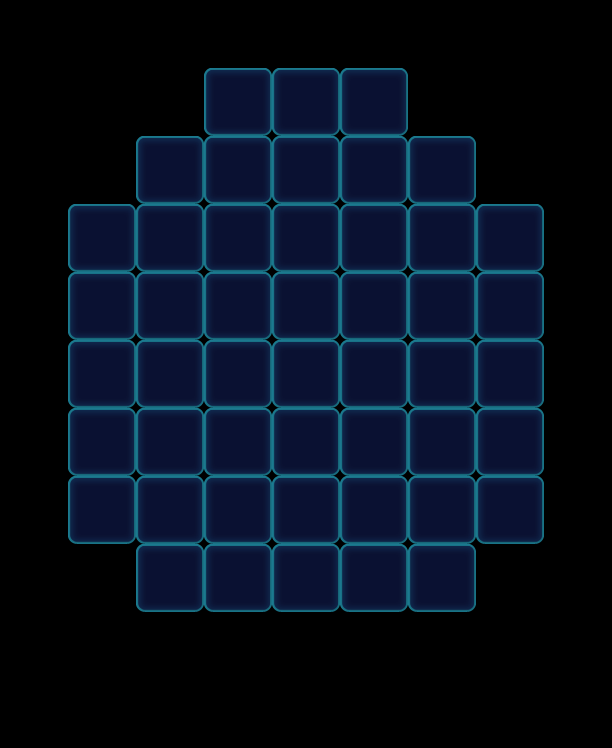

Below is a game level as drawn by its tile map, then a one-line description and the .tmx that defines it (tile-layer data replaced by summaries):
An orthogonal 9x11 tile map with 68x68 px tiles, 1 tile layer (Valid), 2 tilesets and 44 objects (37x Floor, 7x Factory_Normal).

<map version="1.0" orientation="orthogonal" width="9" height="11" tilewidth="68" tileheight="68">
 <tileset firstgid="1" name="game_grid1" tilewidth="68" tileheight="68">
  <image source="game_grid1.png" width="68" height="68" />
 </tileset>
 <tileset firstgid="2" name="map" tilewidth="68" tileheight="68">
  <image source="map.png" width="1024" height="1024" />
 </tileset>
 <layer name="Valid" width="9" height="11">
  <data>[99 cells, 48 non-empty, 1 distinct tile ids]</data>
 </layer>
 <objectgroup name="BottomObj" width="9" height="11">
  <object type="Floor" gid="33" x="136" y="408">
   <properties>
    <property name="Layers" value="2" />
   </properties>
  </object>
  <object type="Floor" gid="33" x="204" y="204">
   <properties>
    <property name="Layers" value="2" />
   </properties>
  </object>
  <object type="Floor" gid="33" x="272" y="340">
   <properties>
    <property name="Layers" value="2" />
   </properties>
  </object>
  <object type="Floor" gid="33" x="204" y="408">
   <properties>
    <property name="Layers" value="2" />
   </properties>
  </object>
  <object type="Floor" gid="33" x="272" y="408">
   <properties>
    <property name="Layers" value="2" />
   </properties>
  </object>
  <object type="Floor" gid="33" x="272" y="476">
   <properties>
    <property name="Layers" value="2" />
   </properties>
  </object>
  <object type="Floor" gid="33" x="272" y="204">
   <properties>
    <property name="Layers" value="2" />
   </properties>
  </object>
  <object type="Floor" gid="33" x="340" y="204">
   <properties>
    <property name="Layers" value="2" />
   </properties>
  </object>
  <object type="Floor" gid="33" x="272" y="272">
   <properties>
    <property name="Layers" value="2" />
   </properties>
  </object>
  <object name="6546" type="Floor" gid="32" x="340" y="476">
   <properties>
    <property name="Layers" value="1" />
   </properties>
  </object>
  <object name="6546" type="Floor" gid="32" x="204" y="476">
   <properties>
    <property name="Layers" value="1" />
   </properties>
  </object>
  <object name="6546" type="Floor" gid="32" x="340" y="340">
   <properties>
    <property name="Layers" value="1" />
   </properties>
  </object>
  <object name="6546" type="Floor" gid="32" x="204" y="340">
   <properties>
    <property name="Layers" value="1" />
   </properties>
  </object>
  <object type="Floor" gid="33" x="68" y="340">
   <properties>
    <property name="Layers" value="2" />
   </properties>
  </object>
  <object type="Floor" gid="33" x="68" y="408">
   <properties>
    <property name="Layers" value="2" />
   </properties>
  </object>
  <object type="Floor" gid="33" x="68" y="476">
   <properties>
    <property name="Layers" value="2" />
   </properties>
  </object>
  <object type="Floor" gid="33" x="408" y="272">
   <properties>
    <property name="Layers" value="2" />
   </properties>
  </object>
  <object type="Floor" gid="33" x="136" y="272">
   <properties>
    <property name="Layers" value="2" />
   </properties>
  </object>
  <object type="Floor" gid="33" x="408" y="544">
   <properties>
    <property name="Layers" value="2" />
   </properties>
  </object>
  <object type="Floor" gid="33" x="340" y="408">
   <properties>
    <property name="Layers" value="2" />
   </properties>
  </object>
  <object type="Floor" gid="33" x="476" y="340">
   <properties>
    <property name="Layers" value="2" />
   </properties>
  </object>
  <object type="Floor" gid="33" x="476" y="476">
   <properties>
    <property name="Layers" value="2" />
   </properties>
  </object>
  <object type="Floor" gid="33" x="340" y="612">
   <properties>
    <property name="Layers" value="2" />
   </properties>
  </object>
  <object type="Floor" gid="33" x="136" y="544">
   <properties>
    <property name="Layers" value="2" />
   </properties>
  </object>
  <object type="Floor" gid="33" x="408" y="408">
   <properties>
    <property name="Layers" value="2" />
   </properties>
  </object>
  <object type="Floor" gid="33" x="476" y="408">
   <properties>
    <property name="Layers" value="2" />
   </properties>
  </object>
  <object type="Floor" gid="33" x="272" y="544">
   <properties>
    <property name="Layers" value="2" />
   </properties>
  </object>
  <object type="Floor" gid="33" x="204" y="612">
   <properties>
    <property name="Layers" value="2" />
   </properties>
  </object>
  <object type="Floor" gid="33" x="272" y="612">
   <properties>
    <property name="Layers" value="2" />
   </properties>
  </object>
  <object type="Floor" gid="33" x="204" y="272">
   <properties>
    <property name="Layers" value="2" />
   </properties>
  </object>
  <object type="Floor" gid="33" x="340" y="272">
   <properties>
    <property name="Layers" value="2" />
   </properties>
  </object>
  <object type="Floor" gid="33" x="408" y="340">
   <properties>
    <property name="Layers" value="2" />
   </properties>
  </object>
  <object type="Floor" gid="33" x="408" y="476">
   <properties>
    <property name="Layers" value="2" />
   </properties>
  </object>
  <object type="Floor" gid="33" x="340" y="544">
   <properties>
    <property name="Layers" value="2" />
   </properties>
  </object>
  <object type="Floor" gid="33" x="204" y="544">
   <properties>
    <property name="Layers" value="2" />
   </properties>
  </object>
  <object type="Floor" gid="33" x="136" y="476">
   <properties>
    <property name="Layers" value="2" />
   </properties>
  </object>
  <object type="Floor" gid="33" x="136" y="340">
   <properties>
    <property name="Layers" value="2" />
   </properties>
  </object>
 </objectgroup>
 <objectgroup name="MiddleObj" width="9" height="11" />
 <objectgroup color="#000000" name="TopObj" width="9" height="11">
  <object name="22" type="Factory_Normal" x="68" y="136" width="68" height="68" />
  <object name="22" type="Factory_Normal" x="136" y="68" width="68" height="68" />
  <object name="22" type="Factory_Normal" x="204" y="0" width="68" height="68" />
  <object name="22" type="Factory_Normal" x="272" y="0" width="68" height="68" />
  <object name="22" type="Factory_Normal" x="340" y="0" width="68" height="68" />
  <object name="22" type="Factory_Normal" x="408" y="68" width="68" height="68" />
  <object name="22" type="Factory_Normal" x="476" y="136" width="68" height="68" />
 </objectgroup>
</map>
